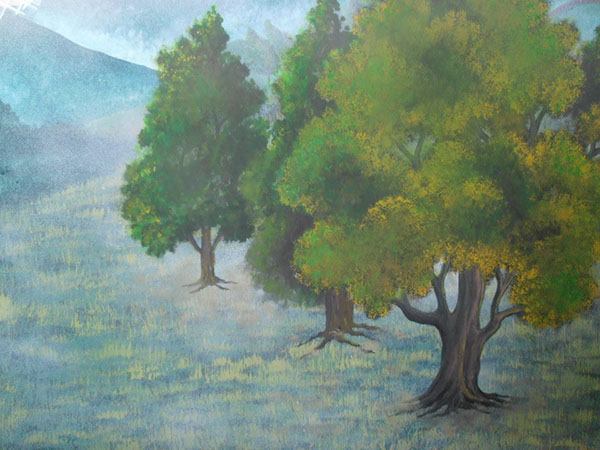
#> input picture data/tree1.jpg, 600 x 450 px; its folder holds only this picture in this run
$ jupyter execute --allow-errors edge_detection_test.ipynb
#> lines starting #> are read from the running program, lines starting #| are printed output that depends on the picture; after the words box and inside, x2 and y2 are one past the last pixel; in counts of white or black regions, pixels touching at a corner belong together
[cell 1]
import os

import matplotlib.pyplot as plt
import matplotlib


from skimage import data
from skimage.color import rgb2gray
from scipy import ndimage as ndi
from skimage import feature
import skimage.io as io

## Edge detection using scikit-image test data

[cell 2]
matplotlib.rcParams['font.size'] = 10

images = ('astronaut',
          'camera',
          'chelsea',
          'coffee',
          'coins',
          'horse',
          'logo',
          'page',
          'text',
          'rocket',
          )
def plot_canny_filter(img, gaussian_sigma, ax):

    image = img
    # Check if image is RGB and convert to grayscale
    if image.ndim == 3:
          image = rgb2gray(image)

    edges = feature.canny(image, sigma=gaussian_sigma)
    ax.imshow(edges, cmap=plt.cm.gray)
    ax.axis('off')
    ax.set_title("Canny filter  $\sigma={}$".format(gaussian_sigma))

for name in images:
    # Get image with name
    caller = getattr(data, name)
    image = caller()

    fig, (ax1, ax2, ax3, ax4) = plt.subplots(nrows=1, ncols=4, figsize=(14, 12),
                                    sharex=True, sharey=True)
    if image.ndim == 2:
        ax1.imshow(image, cmap=plt.cm.gray)
        ax1.axis('off')
    else:
        ax1.imshow(image)
        ax1.axis('off')
    ax1.set_title(name)

    plot_canny_filter(image, 1, ax2)
    plot_canny_filter(image, 2, ax3)
    plot_canny_filter(image, 4, ax4)

    plt.show()
#> this loop made 10 passes
#> pass 1, `image = caller()`:
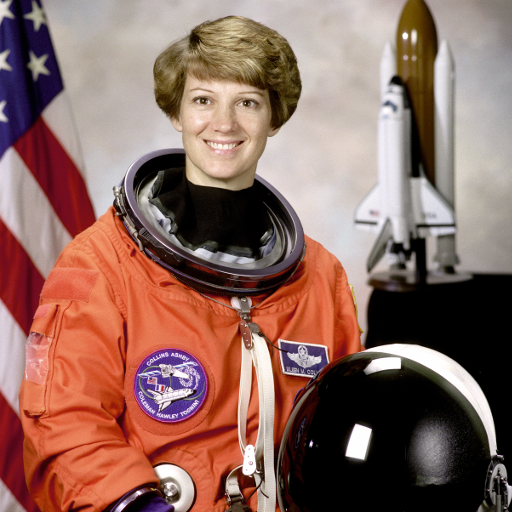
#> image: shape (512, 512, 3); mean R, G, B 141.6, 105.8, 96.5
#> pass 1, in plot_canny_filter, `image = rgb2gray(image)`:
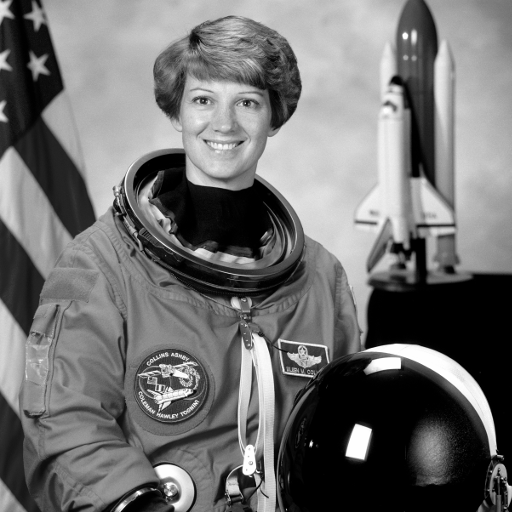
#> image: shape (512, 512) float64; min 0, max 1, mean 0.442
#> pass 1, in plot_canny_filter, `edges = feature.canny(image, sigma=gaussian_sigma)`:
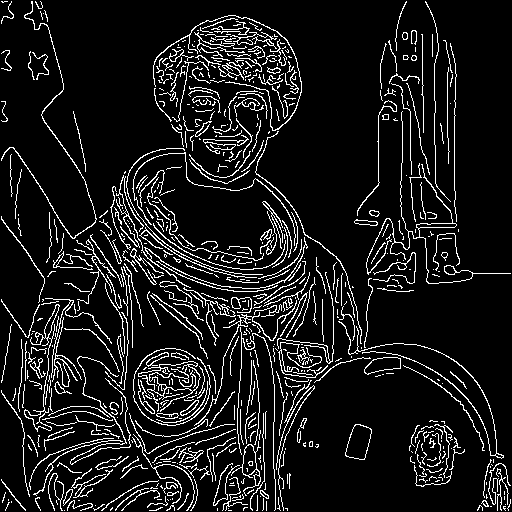
#> edges: shape (512, 512) bool; 10.1% white in thin lines or dots
#> pass 1, `plt.show()`:
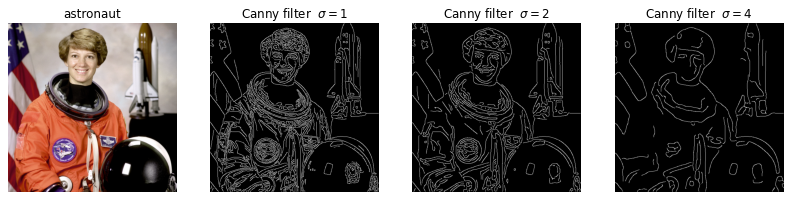
#> figure drawn by matplotlib, 4 panels
#> pass 2, `plt.show()`:
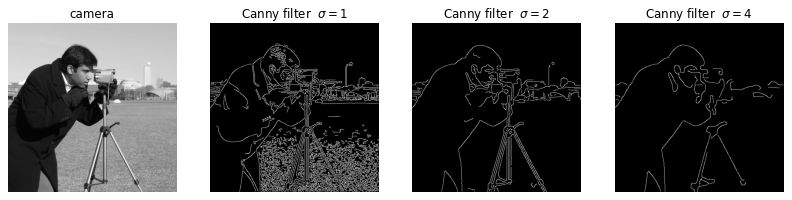
#> figure drawn by matplotlib, 4 panels
#> after the loop:
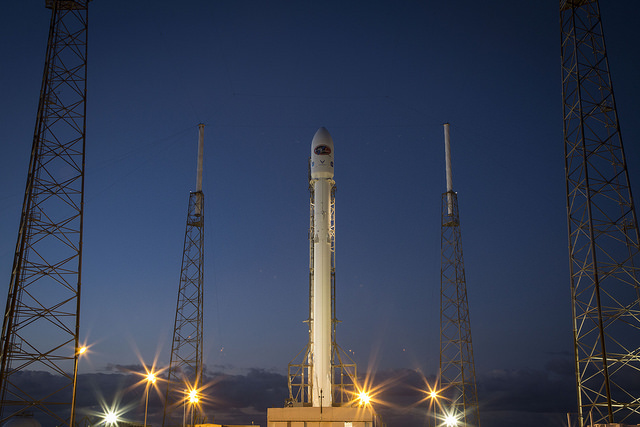
#> image: shape (427, 640, 3); mean R, G, B 52.3, 61.3, 82.3

### Testing edge detection using test data

[cell 3]
# Load test images
file_spec = '*.jpg'
external_drive = 'data'
load_pattern = os.path.join(external_drive, file_spec)
ic = io.imread_collection(load_pattern)
#> ic = 1 item
#> (the rest of this cell did not finish here and is left out)

[cell 4]
for image in ic:
    fig, (ax1, ax2, ax3, ax4) = plt.subplots(nrows=1, ncols=4, figsize=(15, 14),
                                    sharex=True, sharey=True)
    if image.ndim == 2:
        ax1.imshow(image, cmap=plt.cm.gray)
        ax1.axis('off')
    else:
        ax1.imshow(image)
        ax1.axis('off')
    ax1.set_title('Original')

    plot_canny_filter(image, 1, ax2)
    plot_canny_filter(image, 1.5, ax3)
    plot_canny_filter(image, 4, ax4)

    plt.show()
#> this loop made 1 pass
#> pass 1, in plot_canny_filter (call 31), `image = rgb2gray(image)`:
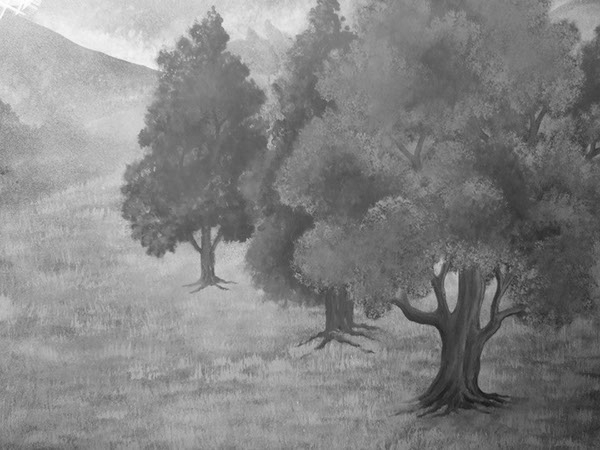
#> image: shape (450, 600) float64; min 0.0846, max 1, mean 0.519
#> pass 1, in plot_canny_filter (call 31), `edges = feature.canny(image, sigma=gaussian_sigma)`:
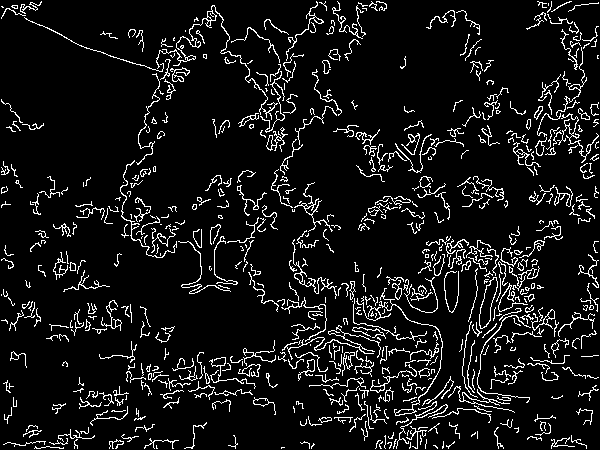
#> edges: shape (450, 600) bool; 8.4% white in thin lines or dots
#> pass 1, in plot_canny_filter (call 32), `edges = feature.canny(image, sigma=gaussian_sigma)`:
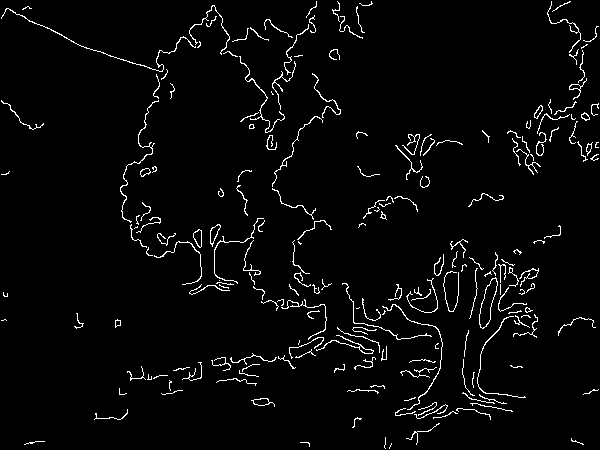
#> edges: shape (450, 600) bool; 3.2% white in thin lines or dots
#> pass 1, in plot_canny_filter (call 33), `edges = feature.canny(image, sigma=gaussian_sigma)`:
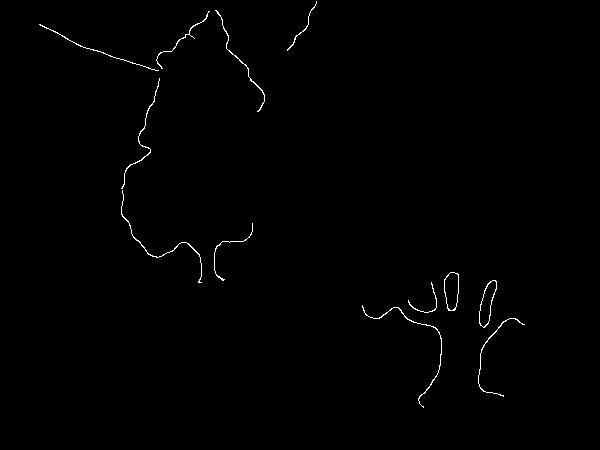
#> edges: shape (450, 600) bool; 0.58% white in thin lines or dots, all inside (x1, y1, x2, y2) = (39, 1, 525, 408)

$ run again, on data/tree5.JPG
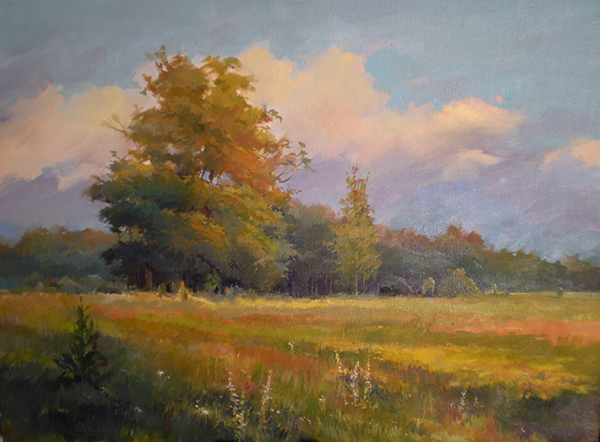
#> input picture data/tree5.JPG, 600 x 442 px
#> ic = 1 item
#> the loop `for image in ic:` made 1 pass
#> pass 1, in plot_canny_filter (call 31), `edges = feature.canny(image, sigma=gaussian_sigma)`:
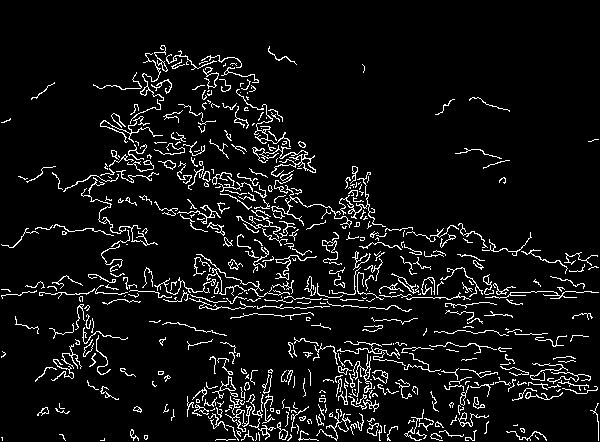
#> edges: shape (442, 600) bool; 6.8% white in thin lines or dots, all inside (x1, y1, x2, y2) = (1, 45, 599, 441)
#> pass 1, in plot_canny_filter (call 33), `edges = feature.canny(image, sigma=gaussian_sigma)`:
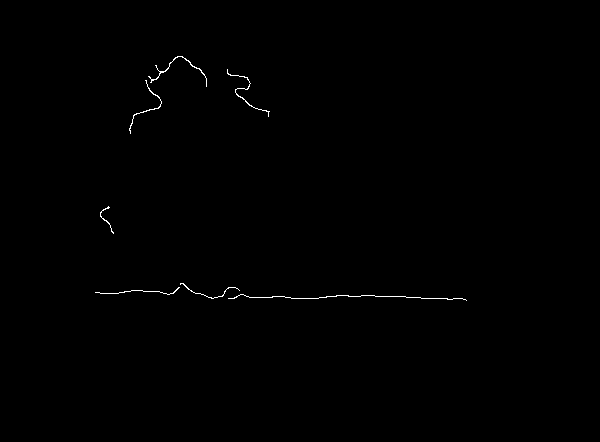
#> edges: shape (442, 600) bool; 0.3% white in thin lines or dots, all inside (x1, y1, x2, y2) = (95, 56, 467, 301)

$ run again, on data/tree6.JPG
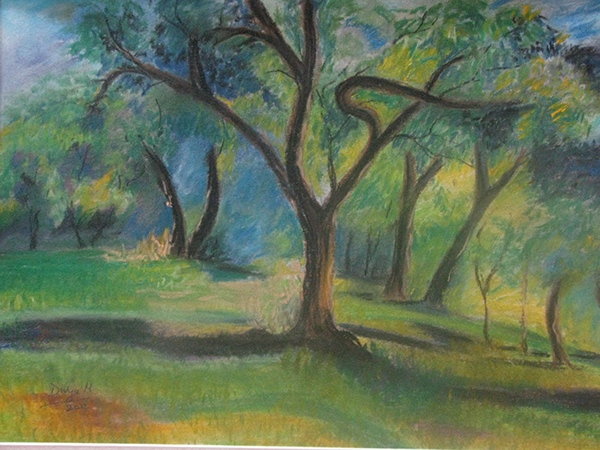
#> input picture data/tree6.JPG, 600 x 450 px
#> ic = 1 item
#> the loop `for image in ic:` made 1 pass
#> pass 1, in plot_canny_filter (call 33), `edges = feature.canny(image, sigma=gaussian_sigma)`:
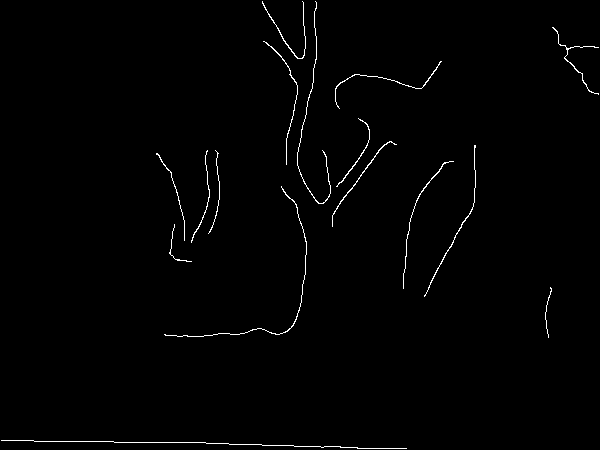
#> edges: shape (450, 600) bool; 0.97% white in thin lines or dots
